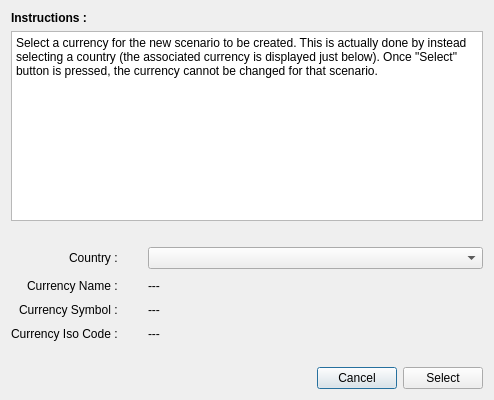
<?xml version="1.0" encoding="UTF-8"?>
<ui version="4.0">
 <class>SelectCountryDialog</class>
 <widget class="QDialog" name="SelectCountryDialog">
  <property name="geometry">
   <rect>
    <x>0</x>
    <y>0</y>
    <width>494</width>
    <height>400</height>
   </rect>
  </property>
  <property name="windowTitle">
   <string>Select currency</string>
  </property>
  <layout class="QVBoxLayout" name="verticalLayout_2">
   <item>
    <layout class="QVBoxLayout" name="verticalLayout">
     <item>
      <widget class="QLabel" name="label">
       <property name="font">
        <font>
         <bold>true</bold>
        </font>
       </property>
       <property name="text">
        <string>Instructions : </string>
       </property>
      </widget>
     </item>
     <item>
      <widget class="QPlainTextEdit" name="plainTextEdit">
       <property name="plainText">
        <string>Select a currency for the new scenario to be created. This is actually done by instead selecting a country (the associated currency is displayed just below). Once &quot;Select&quot; button is pressed, the currency cannot be changed for that scenario.</string>
       </property>
      </widget>
     </item>
     <item>
      <spacer name="verticalSpacer_3">
       <property name="orientation">
        <enum>Qt::Vertical</enum>
       </property>
       <property name="sizeType">
        <enum>QSizePolicy::Fixed</enum>
       </property>
       <property name="sizeHint" stdset="0">
        <size>
         <width>10</width>
         <height>20</height>
        </size>
       </property>
      </spacer>
     </item>
     <item>
      <layout class="QHBoxLayout" name="horizontalLayout_3">
       <item>
        <layout class="QFormLayout" name="formLayout">
         <property name="labelAlignment">
          <set>Qt::AlignRight|Qt::AlignTrailing|Qt::AlignVCenter</set>
         </property>
         <property name="horizontalSpacing">
          <number>30</number>
         </property>
         <property name="verticalSpacing">
          <number>10</number>
         </property>
         <item row="3" column="0">
          <widget class="QLabel" name="label_3">
           <property name="font">
            <font>
             <bold>false</bold>
            </font>
           </property>
           <property name="text">
            <string>Currency Iso Code :</string>
           </property>
          </widget>
         </item>
         <item row="2" column="0">
          <widget class="QLabel" name="label_4">
           <property name="font">
            <font>
             <bold>false</bold>
            </font>
           </property>
           <property name="text">
            <string>Currency Symbol :</string>
           </property>
          </widget>
         </item>
         <item row="1" column="0">
          <widget class="QLabel" name="label_5">
           <property name="font">
            <font>
             <bold>false</bold>
            </font>
           </property>
           <property name="text">
            <string>Currency Name :</string>
           </property>
          </widget>
         </item>
         <item row="1" column="1">
          <widget class="QLabel" name="selectedCurrencyNameLabel">
           <property name="text">
            <string>---</string>
           </property>
          </widget>
         </item>
         <item row="2" column="1">
          <widget class="QLabel" name="selectedCurrencySymbolLabel">
           <property name="text">
            <string>---</string>
           </property>
          </widget>
         </item>
         <item row="3" column="1">
          <widget class="QLabel" name="selectedCurrencyIsoCodeLabel">
           <property name="text">
            <string>---</string>
           </property>
          </widget>
         </item>
         <item row="0" column="0">
          <widget class="QLabel" name="label_2">
           <property name="font">
            <font>
             <bold>false</bold>
            </font>
           </property>
           <property name="text">
            <string>Country :</string>
           </property>
          </widget>
         </item>
         <item row="0" column="1">
          <widget class="QComboBox" name="countriesComboBox">
           <property name="sizePolicy">
            <sizepolicy hsizetype="Preferred" vsizetype="Preferred">
             <horstretch>0</horstretch>
             <verstretch>0</verstretch>
            </sizepolicy>
           </property>
          </widget>
         </item>
        </layout>
       </item>
      </layout>
     </item>
     <item>
      <spacer name="verticalSpacer">
       <property name="orientation">
        <enum>Qt::Vertical</enum>
       </property>
       <property name="sizeType">
        <enum>QSizePolicy::Fixed</enum>
       </property>
       <property name="sizeHint" stdset="0">
        <size>
         <width>20</width>
         <height>20</height>
        </size>
       </property>
      </spacer>
     </item>
     <item>
      <layout class="QHBoxLayout" name="horizontalLayout">
       <item>
        <spacer name="horizontalSpacer">
         <property name="orientation">
          <enum>Qt::Horizontal</enum>
         </property>
         <property name="sizeHint" stdset="0">
          <size>
           <width>40</width>
           <height>20</height>
          </size>
         </property>
        </spacer>
       </item>
       <item>
        <widget class="QPushButton" name="cancelPushButton">
         <property name="text">
          <string>Cancel</string>
         </property>
        </widget>
       </item>
       <item>
        <widget class="QPushButton" name="selectPushButton">
         <property name="text">
          <string>Select</string>
         </property>
        </widget>
       </item>
      </layout>
     </item>
    </layout>
   </item>
  </layout>
 </widget>
 <resources/>
 <connections/>
</ui>
